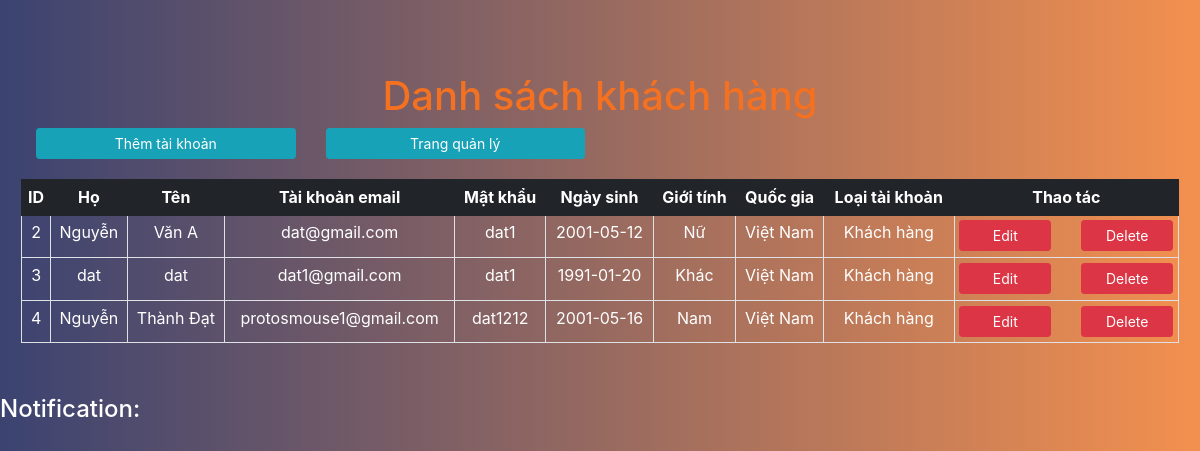
Page /BTL/people/admin/member/index.php on the committed database.
### tables this page shows
CREATE TABLE `user` (
  `id` int(10) NOT NULL,
  `fn` varchar(20) NOT NULL,
  `ln` varchar(20) NOT NULL,
  `email` varchar(50) NOT NULL,
  `password` varchar(16) NOT NULL,
  `birth` date NOT NULL,
  `gender` varchar(10) NOT NULL,
  `country` varchar(15) NOT NULL,
  `type` varchar(10) NOT NULL
);

### BTL/people/admin/member/index.php (the view, shortened to what this page needs)
<!DOCTYPE html>
<html lang="en">
<head>
  <link href="https://maxcdn.bootstrapcdn.com/bootstrap/4.1.1/css/bootstrap.min.css" rel="stylesheet" id="bootstrap-css" />
  <link rel="stylesheet" href="../style.css" />
</head>
<body>
  <div class="container-fluid back-ground">
    <div class="head">
      <h1>Danh sách khách hàng</h1>
    </div>
    <div class="row">
      <div class="col-md-3 col-sm-4 col-6" style="padding-bottom: 20px;">
        <button type="button" class="btn btn-info btn-block btn-sm add-new">Thêm tài khoản</button>
      </div>
      <div class="col-md-3 col-sm-4 col-6" style="padding-bottom: 20px;">
        <button type="button" class="btn btn-info btn-block btn-sm" id="back">Trang quản lý</button>
      </div>
    </div>
    <div class="row table-responsive-sm">
      <table class="table table-bordered table-sm">
        <thead class="thead-dark">
          <tr>
            <th>ID</th>
            <th>Họ</th>
            <th>Tên</th>
            <th>Tài khoản email</th>
            <th>Mật khẩu</th>
            <th>Ngày sinh</th>
            <th>Giới tính</th>
            <th>Quốc gia</th>
            <th>Loại tài khoản</th>
            <th>Thao tác</th>
          </tr>
        </thead>
        <tbody>
          <?php
          include $_SERVER['DOCUMENT_ROOT'] . '/BTL/php/conn.php';
          $sql = "SELECT * FROM user where type != 'Admin'";
          $result = mysqli_query($con, $sql);
          while ($row = mysqli_fetch_assoc($result)) {
            $id = $row['id'];
            $fn = $row['fn'];
            $ln = $row['ln'];
            $email = $row['email'];
            $password = $row['password'];
            $birth = $row['birth'];
            $gender = $row['gender'];
            $country = $row['country'];
            $type = $row['type'];
          ?>
            <tr>
              <td><?php echo $id ?></td>
              <td><?php echo $fn ?></td>
              <td><?php echo $ln ?></td>
              <td><?php echo $email ?></td>
              <td><?php echo $password ?></td>
              <td><?php echo $birth ?></td>
              <td><?php echo $gender ?></td>
              <td><?php echo $country ?></td>
              <td><?php echo $type ?></td>
              <td>
                <div class="row">
                  <div class="col-6">
                    <button type="button" class="btn btn-danger btn-block btn-sm edit" id="<?php echo $id; ?>">Edit</button>
                  </div>
                  <div class="col-6">
                    <button type="button" class="btn btn-danger btn-block btn-sm delete" id="<?php echo $id; ?>">Delete</button>
                  </div>
                  <div class="col-6">
                  </div>
                  <div class="col-6">
                  </div>
                </div>
              </td>
            </tr>
          <?php
          }
          ?>
        </tbody>
      </table>
    </div>
  </div>
  <div>
    <h4 style="color: white;">Notification:</h4>
  </div>
</body>
</html>

### BTL/people/admin/style.css (style rules this page uses)
body { background: #f3904f; background: -webkit-linear-gradient( to right, #3b4371, #f3904f ); background: linear-gradient( to right, #3b4371, #f3904f ); }
.back-ground { margin-top: 3%; padding: 3%; }
table td { color: white; }
.table-responsive-sm { text-align: center; }
.head { color: #f37121; text-align: center; }
.table .thead-dark th { color: #fff; background-color: #212529; border-color: #212529; }

### rows in the picture
user: id "2", fn "Nguyễn", ln "Văn A", email "dat@gmail.com", password "dat1", birth "2001-05-12", gender "Nữ", country "Việt Nam", type "Khách hàng"
user: id "3", fn "dat", ln "dat", email "dat1@gmail.com", password "dat1", birth "1991-01-20", gender "Khác", country "Việt Nam", type "Khách hàng"
user: id "4", fn "Nguyễn", ln "Thành Đạt", email "protosmouse1@gmail.com", password "dat1212", birth "2001-05-16", gender "Nam", country "Việt Nam", type "Khách hàng"
